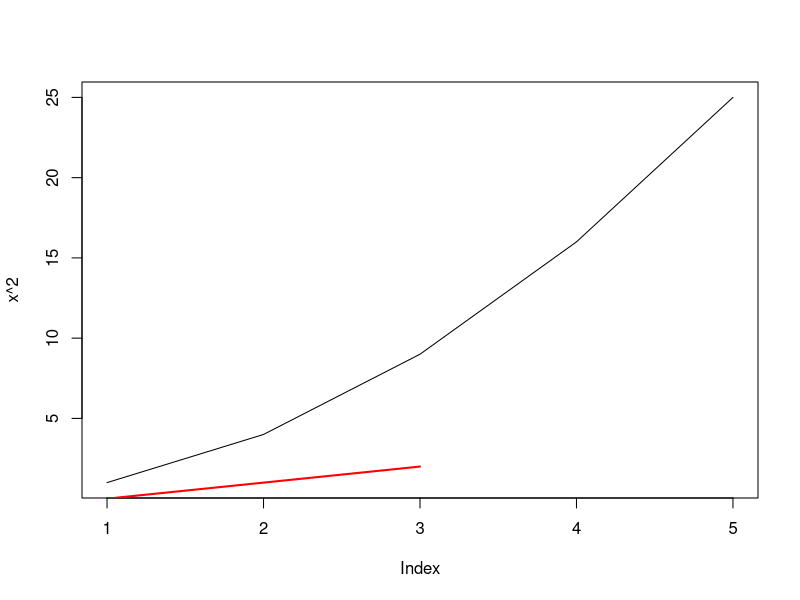
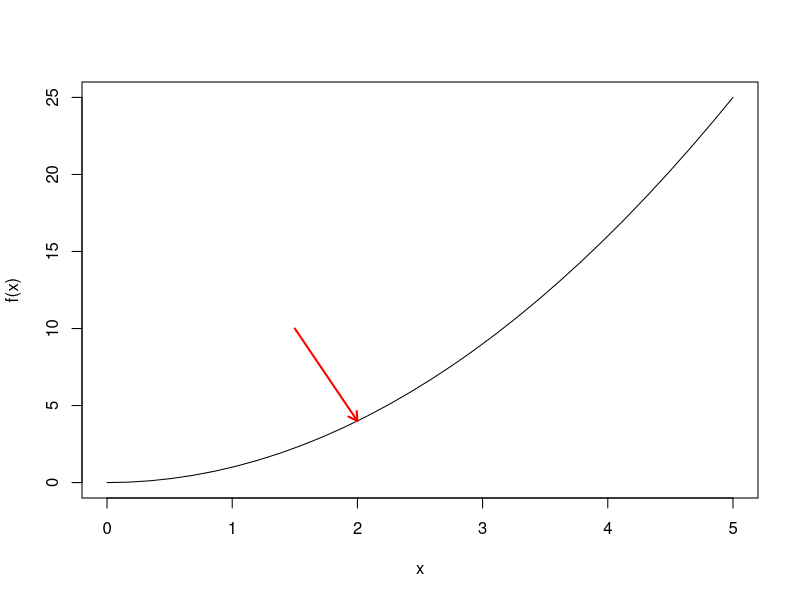
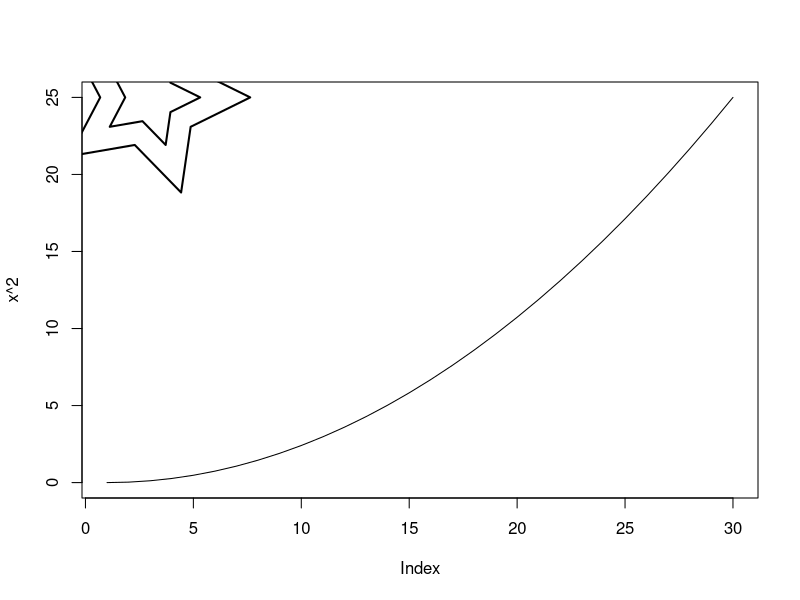
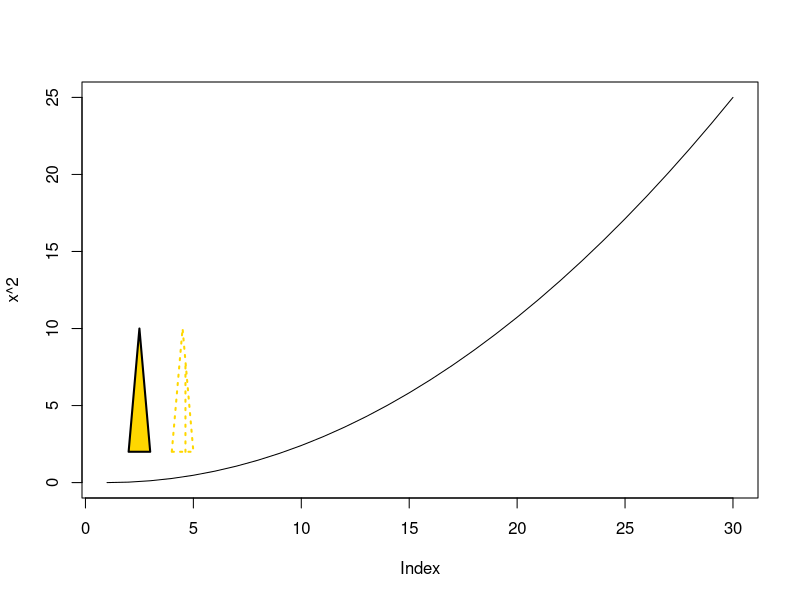

Here is the R script that generated these plots, in order:
## ---- chunk 1
x = 1:5
plot(x^2, type = "l")
segments(1,0,3,2, lwd=2, col ="red")

## ---- chunk 2
f = function(x){x^2}

x = seq(0,5,length.out=30)

plot(x, f(x) , type = "l")

arrows(1.5,10,2,f(2), lwd=2, col ="red", code = 2, length = 0.1, angle = 30)


## ---- chunk 3
plot(x^2, type = "l")

symbols(3, 25, stars = cbind(1,.5,1,.5,1,.5,1,.5,1,.5), lwd=2, col ="red", add = TRUE, inches = .5)
symbols(3, 25, stars = cbind(1,.5,1,.5,1,.5,1,.5,1,.5), lwd=2, col ="red", add = TRUE, inches = 1)


## ---- chunk 4
plot(x^2, type = "l")

polygon(c(2,3,2.5),c(2,2,10), lwd=2, col ="gold", lty = 1)

#si queremos que quede con lineas rayadas se usa: donde angle es conrespecto a eje x


polygon(c(4,5,4.5),c(2,2,10), lwd=2, col ="gold", lty = 3, density = 2, angle=90)

